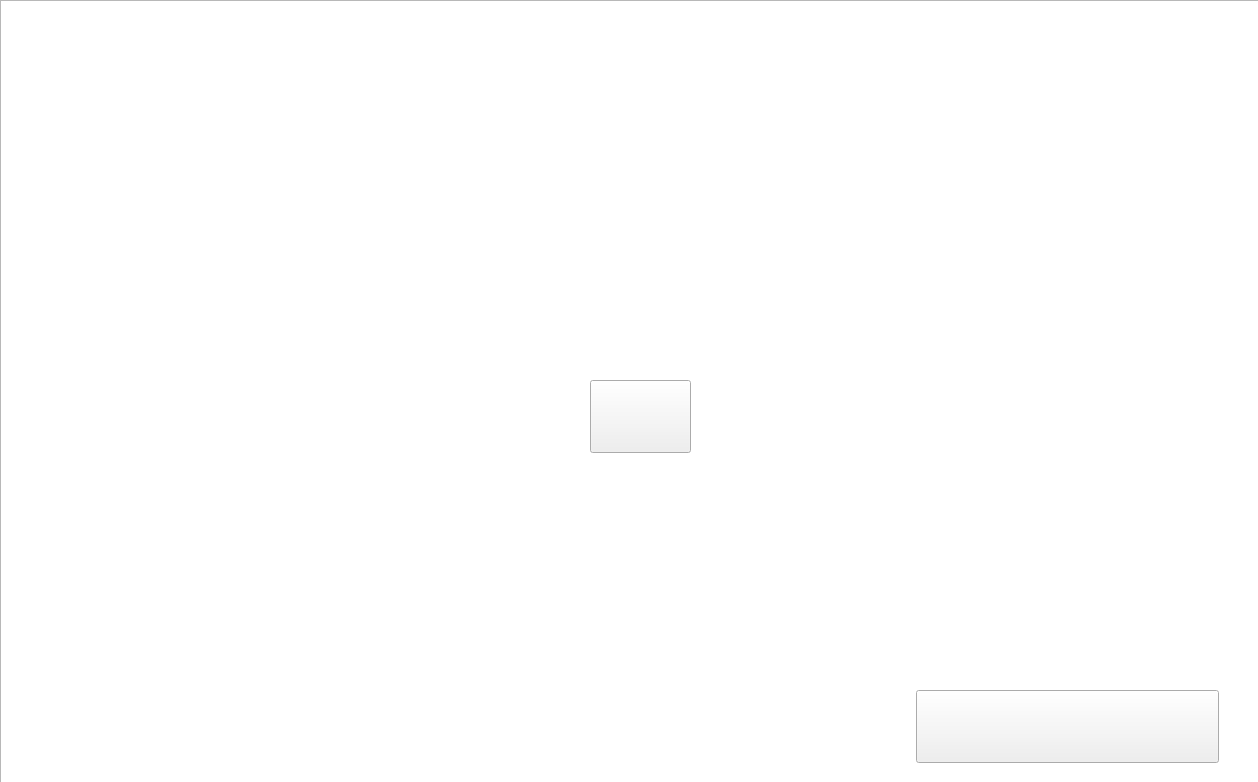
<?xml version="1.0" encoding="UTF-8"?>
<ui version="4.0">
 <class>MainWindow</class>
 <widget class="QMainWindow" name="MainWindow">
  <property name="geometry">
   <rect>
    <x>0</x>
    <y>0</y>
    <width>1258</width>
    <height>782</height>
   </rect>
  </property>
  <property name="windowTitle">
   <string>MainWindow</string>
  </property>
  <property name="styleSheet">
   <string notr="true"/>
  </property>
  <widget class="QWidget" name="centralwidget">
   <widget class="QLabel" name="label">
    <property name="geometry">
     <rect>
      <x>250</x>
      <y>63</y>
      <width>150</width>
      <height>68</height>
     </rect>
    </property>
    <property name="styleSheet">
     <string notr="true">border-image: url(:/title/image/title/user.png);
</string>
    </property>
    <property name="text">
     <string/>
    </property>
   </widget>
   <widget class="QLabel" name="label_2">
    <property name="geometry">
     <rect>
      <x>814</x>
      <y>63</y>
      <width>253</width>
      <height>90</height>
     </rect>
    </property>
    <property name="styleSheet">
     <string notr="true">border-image: url(:/title/image/title/appliedtrainer.png);
</string>
    </property>
    <property name="text">
     <string/>
    </property>
   </widget>
   <widget class="QLabel" name="label_3">
    <property name="geometry">
     <rect>
      <x>760</x>
      <y>176</y>
      <width>382</width>
      <height>478</height>
     </rect>
    </property>
    <property name="styleSheet">
     <string notr="true">border-image: url(:/overall/image/gray_rectangle.png);
</string>
    </property>
    <property name="text">
     <string/>
    </property>
   </widget>
   <widget class="QLabel" name="label_4">
    <property name="geometry">
     <rect>
      <x>145</x>
      <y>174</y>
      <width>382</width>
      <height>478</height>
     </rect>
    </property>
    <property name="styleSheet">
     <string notr="true">border-image: url(:/overall/image/gray_rectangle.png);
</string>
    </property>
    <property name="text">
     <string/>
    </property>
   </widget>
   <widget class="QListWidget" name="user">
    <property name="geometry">
     <rect>
      <x>207</x>
      <y>220</y>
      <width>271</width>
      <height>391</height>
     </rect>
    </property>
    <property name="font">
     <font>
      <family>함초롬돋움</family>
      <pointsize>20</pointsize>
      <weight>9</weight>
      <italic>false</italic>
      <bold>false</bold>
     </font>
    </property>
    <property name="styleSheet">
     <string notr="true">font: 75 20pt &quot;함초롬돋움&quot;;
color: rgb(255, 255, 255);
background-color: rgba(255, 255, 255, 0);</string>
    </property>
    <property name="frameShape">
     <enum>QFrame::NoFrame</enum>
    </property>
    <property name="editTriggers">
     <set>QAbstractItemView::EditKeyPressed|QAbstractItemView::SelectedClicked</set>
    </property>
    <property name="textElideMode">
     <enum>Qt::ElideRight</enum>
    </property>
    <property name="resizeMode">
     <enum>QListView::Adjust</enum>
    </property>
    <property name="viewMode">
     <enum>QListView::ListMode</enum>
    </property>
    <property name="uniformItemSizes">
     <bool>false</bool>
    </property>
    <property name="sortingEnabled">
     <bool>false</bool>
    </property>
    <item>
     <property name="text">
      <string>New Item</string>
     </property>
    </item>
    <item>
     <property name="text">
      <string>New Item</string>
     </property>
    </item>
    <item>
     <property name="text">
      <string>New Item</string>
     </property>
    </item>
   </widget>
   <widget class="QPushButton" name="export_2">
    <property name="geometry">
     <rect>
      <x>916</x>
      <y>690</y>
      <width>303</width>
      <height>73</height>
     </rect>
    </property>
    <property name="styleSheet">
     <string notr="true">border-image: url(:/overall/image/export.png);</string>
    </property>
    <property name="text">
     <string/>
    </property>
   </widget>
   <widget class="QGraphicsView" name="graphicsView">
    <property name="geometry">
     <rect>
      <x>0</x>
      <y>0</y>
      <width>1261</width>
      <height>791</height>
     </rect>
    </property>
    <property name="styleSheet">
     <string notr="true">background-image: url(:/overall/image/back.png);</string>
    </property>
   </widget>
   <widget class="QPushButton" name="arrow">
    <property name="geometry">
     <rect>
      <x>590</x>
      <y>380</y>
      <width>101</width>
      <height>73</height>
     </rect>
    </property>
    <property name="styleSheet">
     <string notr="true">border-image: url(:/overall/image/arrow.png);
</string>
    </property>
    <property name="text">
     <string/>
    </property>
   </widget>
   <widget class="QListWidget" name="applied_trainer">
    <property name="geometry">
     <rect>
      <x>810</x>
      <y>210</y>
      <width>271</width>
      <height>391</height>
     </rect>
    </property>
    <property name="font">
     <font>
      <family>함초롬돋움</family>
      <pointsize>20</pointsize>
      <weight>9</weight>
      <italic>false</italic>
      <bold>false</bold>
     </font>
    </property>
    <property name="styleSheet">
     <string notr="true">font: 75 20pt &quot;함초롬돋움&quot;;
color: rgb(255, 255, 255);
background-color: rgba(255, 255, 255, 0);</string>
    </property>
    <property name="frameShape">
     <enum>QFrame::NoFrame</enum>
    </property>
    <property name="editTriggers">
     <set>QAbstractItemView::EditKeyPressed|QAbstractItemView::SelectedClicked</set>
    </property>
    <property name="textElideMode">
     <enum>Qt::ElideRight</enum>
    </property>
    <property name="resizeMode">
     <enum>QListView::Adjust</enum>
    </property>
    <property name="viewMode">
     <enum>QListView::ListMode</enum>
    </property>
    <property name="uniformItemSizes">
     <bool>false</bool>
    </property>
    <property name="sortingEnabled">
     <bool>false</bool>
    </property>
    <item>
     <property name="text">
      <string>New Item</string>
     </property>
    </item>
    <item>
     <property name="text">
      <string>New Item</string>
     </property>
    </item>
    <item>
     <property name="text">
      <string>New Item</string>
     </property>
    </item>
   </widget>
   <zorder>graphicsView</zorder>
   <zorder>label_3</zorder>
   <zorder>label</zorder>
   <zorder>label_2</zorder>
   <zorder>label_4</zorder>
   <zorder>user</zorder>
   <zorder>export_2</zorder>
   <zorder>arrow</zorder>
   <zorder>applied_trainer</zorder>
  </widget>
 </widget>
 <resources>
  <include location="resource.qrc"/>
 </resources>
 <connections/>
</ui>
